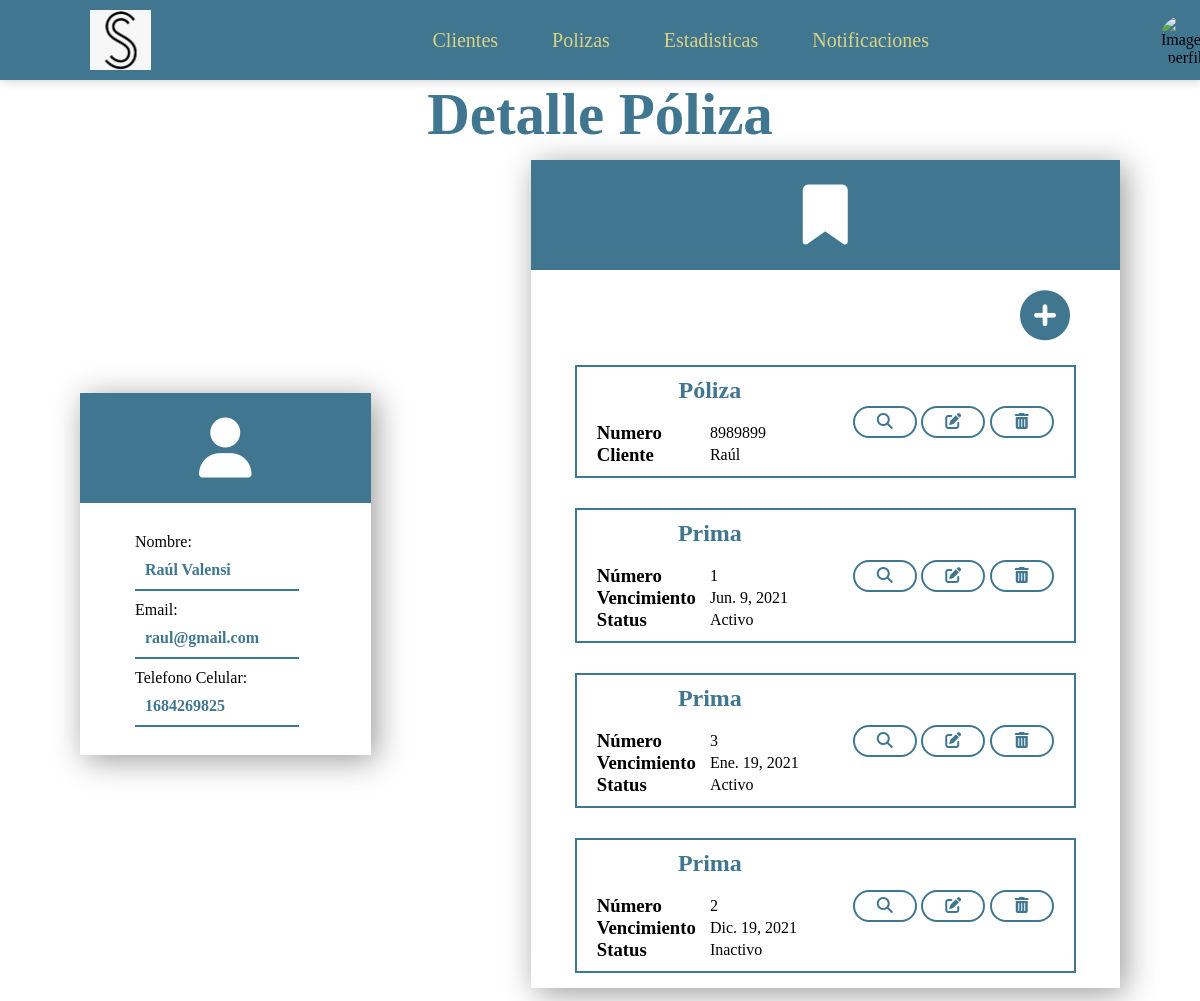
/clientes/polizas/3, run on an earlier commit of the app's database.
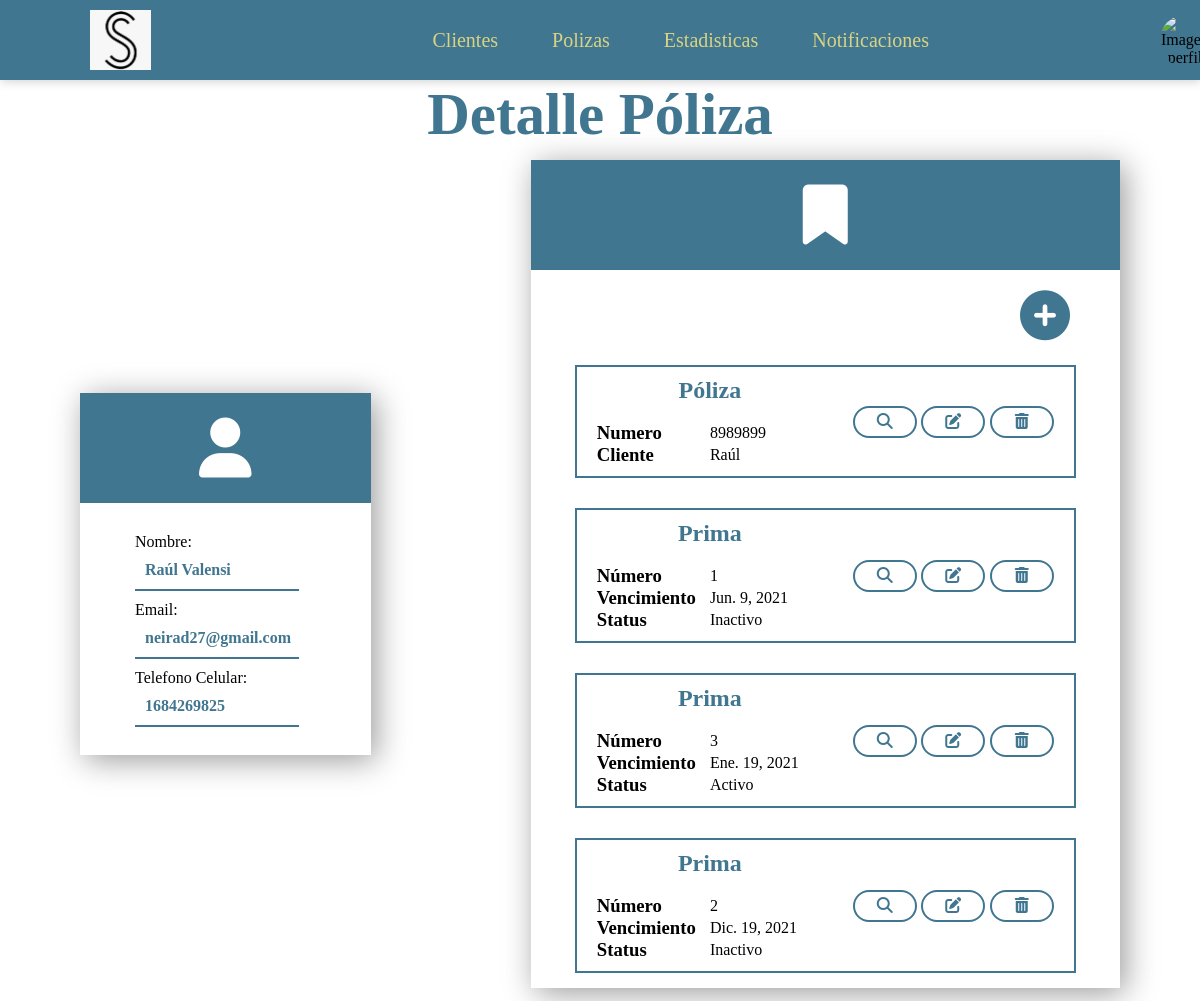
And on a later commit of the database.
### Clientes/models.py (models this page shows, shortened)
class Poliza (models.Model):
    num_poliza = models.CharField(max_length=30)
    deducible = models.CharField(max_length=30)
    fecha_inicio = models.DateField()
    fecha_termino = models.DateField()
    tipo_poliza = models.ForeignKey(Tipos_Poliza, on_delete=models.CASCADE)
    periodo_pago = models.ForeignKey(Periodos_Pago, on_delete=models.CASCADE)
    cliente = models.ForeignKey(Cliente, on_delete=models.CASCADE)
    status = models.ForeignKey(Status, on_delete=models.CASCADE)

class Cliente (models.Model):
    nombre = models.CharField(max_length=30)
    ap_paterno = models.CharField(max_length=30)
    ap_materno = models.CharField(max_length=30)
    fecha_nacimiento = models.DateField(null=True, blank=True)
    email = models.EmailField(null=True, blank=True, default="")
    num_celular = models.CharField(max_length=10)
    num_fijo = models.CharField(max_length=10, null=True, blank=True, default="")
    codigo_postal = models.CharField(max_length=5, null=True, blank=True, default="")
    colonia = models.CharField(max_length=30)
    direccion = models.CharField(max_length=30)
    rfc = models.CharField(max_length=30, null=True, blank=True, default="")
    fecha_registro = models.DateField()
    agente = models.ForeignKey(Agente, on_delete=models.CASCADE)
    status = models.ForeignKey(Status, on_delete=models.CASCADE)

class Prima (models.Model):
    no_prima = models.CharField(max_length=30)
    fecha_vencimiento = models.DateField()
    prima_neta = models.CharField(max_length=30)
    comision_agente = models.CharField(max_length=30)
    total_pagar = models.CharField(max_length=30)
    ruta_comprobante = models.CharField(max_length=30, default="Hola")
    poliza = models.ForeignKey(Poliza, on_delete=models.CASCADE)
    status = models.ForeignKey(Status, on_delete=models.CASCADE)
    tipo_pago = models.ForeignKey(TiposPago, on_delete=models.CASCADE)

class Status(models.Model):
    nombre = models.CharField(max_length=30)
    def __str__(self):
        return self.nombre

### Clientes/views.py (the view)
# urls.py: path('polizas/<int:id_poliza>',views.detallePolizas,name='detalle_poliza'),
def detallePolizas(request, id_poliza):
    polizas = Poliza.objects.get(pk=id_poliza)
    primas = Prima.objects.filter(poliza_id = id_poliza)
    context = {
        'poliza':polizas,
        'primas':primas
    }
    return render(request, 'poliza_detalle.html', context)

### Clientes/templates/poliza_detalle.html (shortened to what this page needs)
{%extends "header.html"%}
{% block content %}
<div class="title-general">
	<h1>Detalle Póliza</h1>
</div>
	<section class=" aling-general">
		<div class="container">
			<div class="content1">
				<i class="fas fa-user"></i>
			</div>
			<div class="content4">
				<p class="text">Nombre:</p>
				<p class="date-text"><strong> {{poliza.cliente.nombre}} {{poliza.cliente.ap_paterno}}</strong></p>
				<p class="text">Email:</p>
				<p class="date-text"><strong>{{poliza.cliente.email}}</strong></p>
				<p class="text">Telefono Celular:</p>
				<p class="date-text"><strong>{{poliza.cliente.num_celular}}</strong></p>
				<br />
			</div>
		</div>
		<div class="container2">
			<div class="content1">
				<i class="fas fa-bookmark"></i>
			</div>
			<div class="b-add">
				<a href="{% url 'Clientes:nueva_prima' poliza.id %}"><i class="fas fa-plus-circle"></i></a>
			</div>
			<div class="content4 nocontent">
                <div class="body-general">
					<div class="body">
						<div class="content">
							<div class="data">
								<div class="data-section">
									<h1>Póliza</h1>
								</div>
								<br>
								<div class="data-section">
									<h3>Numero</h3>
									<p>{{poliza.num_poliza}}</p>
								</div>
								<div class="data-section">
									<h3>Cliente</h3>
									<p>{{poliza.cliente.nombre}}</p>
								</div>
							</div>
							<a href="{% url 'Clientes:vista_poliza' poliza.id %}"><i class="fas fa-search"></i></a>
							<a href="{% url 'Clientes:editar_poliza' poliza.id %}"><i class="fas fa-edit"></i></a>
							<a href="{% url 'Clientes:eliminar_poliza' poliza.id %}"><i class="fas fa-trash-alt"></i></a>
						</div>
						{% for prima in primas%}
						<div class="content">
							<div class="data">
								<div class="data-section">
									<h1>Prima</h1>
								</div>
								<br>
								<div class="data-section">
									<h3>Número</h3>
									<p>{{prima.no_prima}}</p>
								</div>
								<div class="data-section">
									<h3>Vencimiento</h3>
									<p>{{prima.fecha_vencimiento}}</p>
								</div>
								<div class="data-section">
									<h3>Status</h3>
									<p>{{prima.status}}</p>
								</div>
							</div>
							<a href="{% url 'Clientes:detalle_prima' prima.id %}"><i class="fas fa-search"></i></a>
							<a href="{% url 'Clientes:prima_editar' poliza.id prima.id %}"><i class="fas fa-edit"></i></a>
							<a href="{% url 'Clientes:prima_eliminar' poliza.id prima.id %}"><i class="fas fa-trash-alt"></i></a>
						</div>
						{%endfor%}
					</div>
				</div>
			</div>
		</div>
	</section>
    {% endblock %}

### Clientes/templates/header.html (shortened to what this page needs)
{% load static %}
<!DOCTYPE html>
<html lang="en">
<head>
    <link rel="stylesheet" href="{% static 'css2.css' %}">
</head>
<body>
    <header>
		<nav>
			<section class="container-nav nav">
				<div class="logo-nav">
					<img style="max-height: 60px; margin-top: 10px;" src="{% static 'seguros.jpg'%}">
				</div>
				<div class="links-nav">
					<a href="{% url 'Clientes:index' %}">Clientes</a>
					<a href="{% url 'Clientes:polizas' %}">Polizas</a>
					<a href="{% url 'Clientes:estadisticas' %}">Estadisticas</a>
					<a href="{% url 'Clientes:notificaciones'%}">Notificaciones</a>
				</div>
				<div class="img-nav">
					<ul class="nav-ul">
						<li><img src="{{user.imagen}}" alt="Imagen perfil">
						</li>
					</ul>
				</div>
			</section>
		</nav>
	</header>
    {% block content %}
    {% endblock %}
</body>
</html>

### Clientes/static/css2.css (style rules this page uses)
* { margin: 0; padding: 0; box-sizing: border-box; }
.container { width: 350px; margin: 80px; display: flex; justify-content: center; align-items: center; flex-direction: column; box-shadow: 5px 5px 30px rgba(0,0,0,.4); }
.container2 { width: 710px; margin: 80px; display: flex; flex-wrap: wrap; box-shadow: 5px 5px 30px rgba(0,0,0,.4); }
.container .content1 i, .container2 .content1 i { width: 200px; margin: 5px; font-size: 60px; text-align: center; color: #FFF; transition: 1s ease-in-out; }
.container .text, .container2 .text { width: 80%; text-align: left; }
.container .date-text { width: 80%; color: #407690; border-bottom: 2px solid #407690; margin-bottom: 10px; padding: 10px; }
.content1 { width: 100%; text-align: center; background: #407690; padding: 20px; }
.content4 { width: 100%; padding: 30px 30px 0 55px; }
.nocontent { display: flex; flex-direction: column; align-items: center; padding: 30px 0 0 0; }
.aling-general { width: 100%; height: 100%; display: flex; align-items: center; justify-content: center; margin: auto; }
.container-nav { width: 90%; max-width: 1250px; margin: 0 50px; overflow: hidden; }
.body-general { width: 85%; min-height: 400px; display: flex; justify-content: space-between; }
.body-general .body { width: 100%; display: flex; flex-direction: column; }
.body-general .body .content { width: 100%; display: flex; align-items: center; justify-content: space-between; border: 2px solid #407690; padding: 10px 20px; margin: 15px 0; transition: .5s ease-in-out; }
.body-general .body .content .data { width: 55%; }
.body-general .body .content .data .data-section { width: 100%; display: flex; align-items: center; justify-content: space-between; }
.body-general .body .content .data h1 { text-align: center; color: #407690; width: 90%; }
.body-general .body .content .data h3 { width: 45%; }
.body-general .body .content .data p { width: 55%; }
.body-general .body .content a { width: 14%; text-align: center; border: 2px solid #407690; border-radius: 50px; padding: 5px 0; text-decoration: none; color: #407690; transition: .5s ease-in-out; }
header::before { content: ""; display: block; margin-bottom: 80px; }
nav { width: 100%; height: 80px; background: #407690; border-bottom: 1px solid transparent; box-shadow: 1px 1px 10px 0 rgba(0,0,0,.2); position: fixed; top: 0; z-index: 100; transition: ease-in-out 0.5s; }
.nav { display: flex; justify-content: space-between; align-items: center; height: 80px; width: 100%; padding: 0 40px; }
.nav .logo-nav { height: 80px; }
.nav .logo-nav img { height: 100%; vertical-align: top; }
.nav .links-nav { font-weight: 300; transition: ease-in-out 0.5s; }
.nav .links-nav a { color: #D9D383; text-decoration: none; margin-left: 50px; font-size: 20px; }
.nav .img-nav { width: 50px; height: 50px; }
.nav .img-nav .nav-ul { text-align: center; z-index: 100; cursor: pointer; background: #FFF; }
.nav .img-nav .nav-ul img { height: 50px; width: 50px; border-radius: 50px; vertical-align: top; }
ul, ol { list-style:none; }
.nav-ul > li { float:left; }
.b-add { width: 100%; height: 50px; display: flex; padding: 20px 30px 0 0; justify-content: flex-end; }
.b-add i { width: 70px; height: 70px; color: #407690; font-size: 50px; }
.title-general { width: 100%; position: absolute; display: flex; justify-content: center; align-items: flex-start; }
.title-general h1 { font-size: 59px; color: #407690; }

What changed in the data, as far as the page shows it:
changed through a linked row, Poliza "Raúl": cliente.email "raul@gmail.com" → "neirad27@gmail.com"
changed Prima "Jun. 9, 2021": status "Activo" → "Inactivo"
